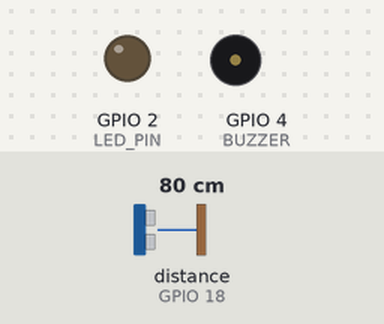
The sketch below on a simulated ESP32. On the bench: output pins drawn as LEDs (lit = HIGH), buzzer (waves = sounding, pin HIGH). Wiring (inferred from the names in the program): ultrasonic range finder: trigger GPIO 5; echo GPIO 18. Dashed ring = blinking. The inputs (shaded band) are chosen by the test bench; at power-on: distance to the obstacle (sensor on GPIO 18) 80 cm. The echo pulse lasts 58.3 µs per cm; WiFi joins after 1.5 s; servers stay silent unless stated; uploads are accepted with an empty reply; random numbers use the default seed unless the sketch sets one; no MQTT or app messages arrive unless stated; pins used as bus, display or sensor lines are not drawn; what the sketch prints to the serial monitor is not drawn.

Above: at 2.7 s.
2.8 s: distance to the obstacle (sensor on GPIO 18) set to 13 cm
4.7 s: distance to the obstacle (sensor on GPIO 18) set to 10 cm
At 5.4 s:
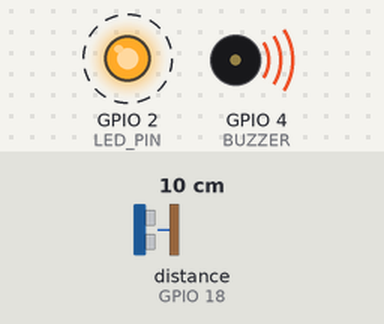
7.7 s: distance to the obstacle (sensor on GPIO 18) set to 18 cm
9.2 s: distance to the obstacle (sensor on GPIO 18) set to 2 cm
At 10.91 s:
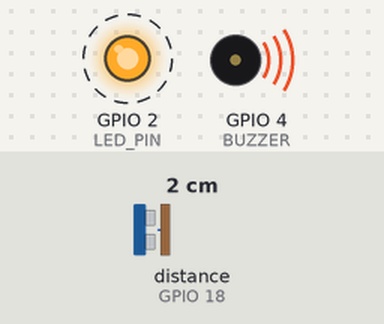
Timing chart, 0 to 13.2 s (numbered marks = the images above; inputs shaded):
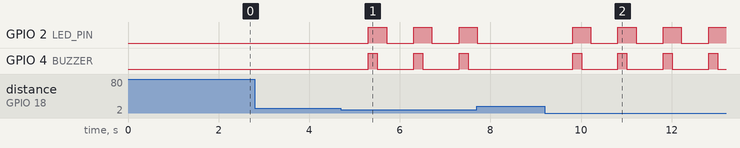

The sketch:

ambulance.ino
```cpp
#include <WiFi.h>
#include <PubSubClient.h>
#include <WiFiClientSecure.h>
#include <HTTPClient.h>

// --- CONFIG ---
const char* ssid = "Dhanush";
const char* password = "samsungm";
const char* mqtt_server = "broker.hivemq.com";
const char* firebase_base = "https://iot-ambulance-traffic-default-rtdb.asia-southeast1.firebasedatabase.app";

// --- PINS ---
#define TRIG 5
#define ECHO 18
#define LED_PIN 2
#define BUZZER 4

WiFiClient espClient;
PubSubClient mqttClient(espClient);
WiFiClientSecure fbClient;

unsigned long lastFirebase = 0;
unsigned long lastPublish = 0;
String deviceId = "AMB_01";

// --- FIREBASE HELPER (UPDATED) ---
// Uses POST for alerts (Append) and PUT for status (Overwrite)
void sendToFirebase(String path, String json, String method) {
  if (WiFi.status() != WL_CONNECTED) return;
  HTTPClient http;
  fbClient.setInsecure();

  String url = String(firebase_base) + "/" + path;
  http.begin(fbClient, url);
  http.addHeader("Content-Type", "application/json");

  int httpResponseCode;
  if (method == "POST") {
    httpResponseCode = http.POST(json); // APPENDS data (History)
  } else {
    httpResponseCode = http.PUT(json);  // OVERWRITES data (Current Status)
  }

  if (httpResponseCode > 0) {
    Serial.println("Firebase " + method + " Success: " + String(httpResponseCode));
  } else {
    Serial.println("Firebase Error: " + http.errorToString(httpResponseCode));
  }
  http.end();
}

long getDistanceCM() {
  digitalWrite(TRIG, LOW); delayMicroseconds(2);
  digitalWrite(TRIG, HIGH); delayMicroseconds(10);
  digitalWrite(TRIG, LOW);
  long duration = pulseIn(ECHO, HIGH);
  return duration * 0.034 / 2;
}

void setup() {
  Serial.begin(115200);
  pinMode(TRIG, OUTPUT); pinMode(ECHO, INPUT);
  pinMode(LED_PIN, OUTPUT); pinMode(BUZZER, OUTPUT);

  WiFi.begin(ssid, password);
  Serial.print("WiFi Connecting");
  while (WiFi.status() != WL_CONNECTED) { delay(300); Serial.print("."); }
  Serial.println("\nConnected.");

  mqttClient.setServer(mqtt_server, 1883);
  fbClient.setInsecure();
}

void loop() {
  if (!mqttClient.connected()) {
    if (mqttClient.connect(("AMB_" + String(random(999))).c_str())) {
      Serial.println("MQTT Connected");
    }
  }
  mqttClient.loop();

  long d = getDistanceCM();
  unsigned long now = millis();

  // --- CRITICAL ALERT LOGIC (Distance < 10cm) ---
  if (d > 0 && d <= 10 && (now - lastPublish > 1000)) {
    String msg = "AMBULANCE NEAR! MOVE ASIDE";

    // 1. MQTT Alert to Car
    mqttClient.publish("car/alert", msg.c_str());
    Serial.println("SENT: car/alert");

    // 2. Local Feedback
    digitalWrite(LED_PIN, HIGH);
    digitalWrite(BUZZER, HIGH);
    delay(200);
    digitalWrite(BUZZER, LOW);

    // 3. Firebase Log (POST for History)
    String json = "{\"message\":\"" + msg + "\",\"distance\":" + String(d) + ",\"time\":" + String(millis()) + "}";
    sendToFirebase("alerts.json", json, "POST"); // <--- CHANGED TO POST

    lastPublish = now;
  } else {
    digitalWrite(LED_PIN, LOW);
  }

  // --- TRAFFIC SIGNAL LOGIC (Distance < 20cm) ---
  // Send status to traffic light
  if (d > 0 && d <= 20 && (now - lastPublish > 1500)) {
    mqttClient.publish("traffic/ambulance", "approaching");
    lastPublish = now;
  }

  // --- LIVE TRACKING LOGIC ---
  // Update map location/status every 3 seconds (PUT for Overwrite)
  if (now - lastFirebase > 3000) {
    String status = (d > 0 && d <= 20) ? "Approaching Traffic" : "En Route";
    // Mock location for demo (In real life, use GPS)
    String json = "{\"id\":\"" + deviceId + "\",\"status\":\"" + status + "\",\"location\":{\"lat\":12.9716,\"lng\":77.5946}}";
    sendToFirebase("ambulance/" + deviceId + ".json", json, "PUT"); // <--- KEEP AS PUT
    lastFirebase = now;
  }
}
```

Measured:
- the behaviour switches between 12 and 11 cm on distance to the obstacle (sensor on GPIO 18) (found by bisection; images 0 and 1)
- after the input at 2.8 s, every drawn part: stays the same
- after the input at 4.7 s, GPIO 2 (LED_PIN): alternates HIGH for 0.40 s and LOW for 0.60 s, starting after 0.61 s; GPIO 4 (BUZZER): alternates HIGH for 0.20 s and LOW for 0.80 s, starting after 0.61 s
- after the input at 9.2 s, GPIO 2 (LED_PIN): alternates HIGH for 0.40 s and LOW for 0.60 s, starting after 0.61 s; GPIO 4 (BUZZER): alternates HIGH for 0.20 s and LOW for 0.80 s, starting after 0.61 s
